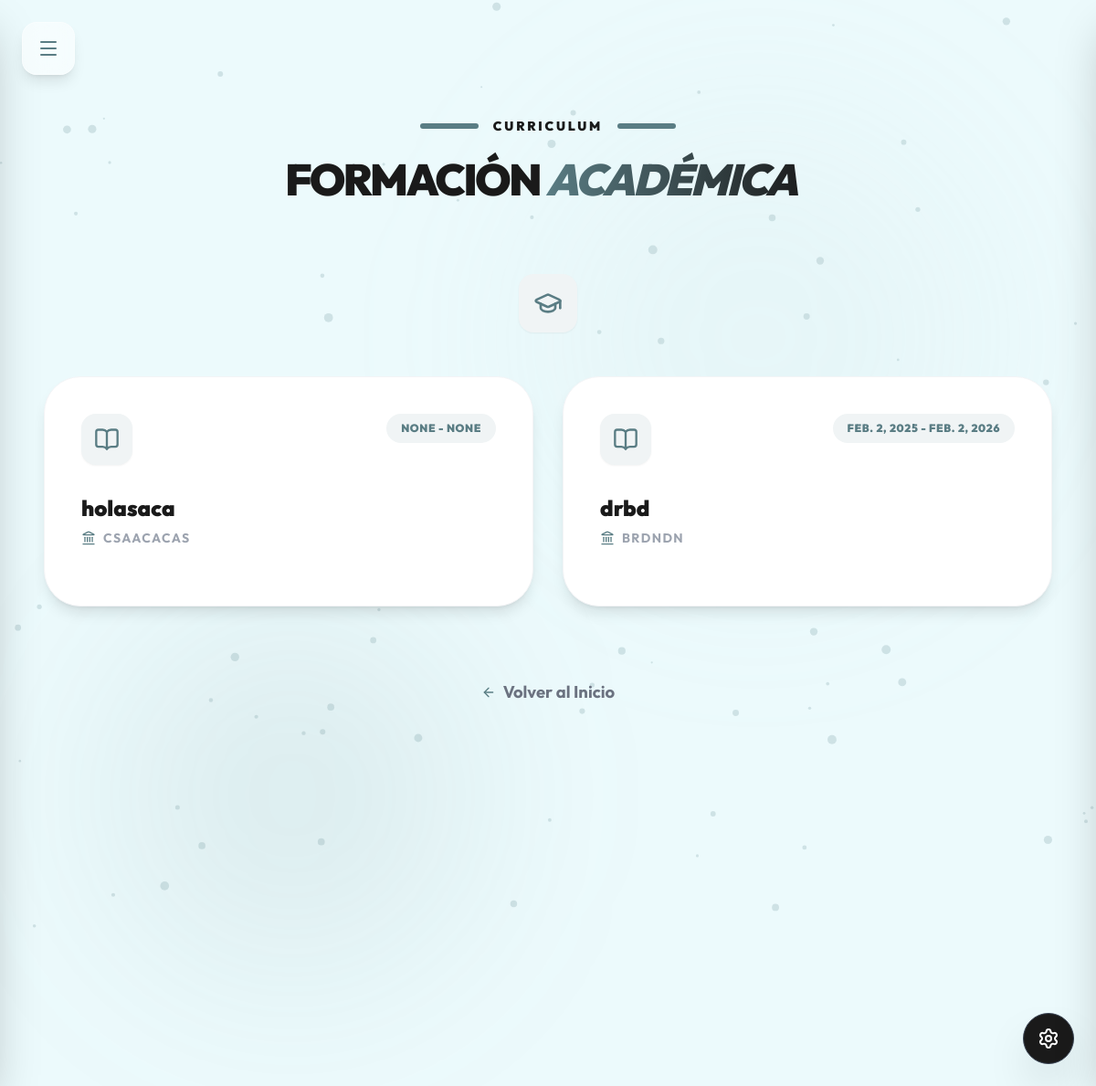
The page /educacion/ on the database its author committed.
### curriculum/models.py (models this page shows, shortened)
class EstudioRealizado(models.Model):
    titulo = models.CharField(max_length=200)
    institucion = models.CharField(max_length=200)
    descripcion = models.TextField(null=True, blank=True, verbose_name="Descripción / Logros")
    fecha_inicio = models.DateField()
    fecha_fin = models.DateField(null=True, blank=True, help_text="Dejar vacío si sigues estudiando")
    archivo = models.FileField(
        upload_to='proyectos/archivos/',
        null=True,
        blank=True,
        validators=[FileExtensionValidator(allowed_extensions=['pdf', 'jpg', 'jpeg', 'png'])],
        help_text="Sube documentación o capturas (Formatos permitidos: PDF, JPG, JPEG, PNG)",
        verbose_name="Archivo o Evidencia"
    )
    visible = models.BooleanField(default=True)
    class Meta:
        verbose_name_plural = "Estudios Realizados"
        ordering = ['-fecha_fin']

### curriculum/views.py (the view)
# urls.py: path('educacion/', views.educacion, name='educacion'),
def educacion(request):
    return render(request, 'curriculum/educacion.html', {'perfil': DatosPersonales.objects.first(), 'educacion': EstudioRealizado.objects.all()})

### curriculum/templates/curriculum/educacion.html (shortened to what this page needs)
{% extends 'curriculum/base.html' %}
{% load static %}
{% block content %}
<div class="min-h-screen py-20 relative z-10">
    <div class="fixed top-0 left-0 w-full h-full overflow-hidden -z-10 pointer-events-none">
        <div class="absolute top-[10%] right-[10%] w-[500px] h-[500px] bg-[#BBD2D6]/10 blur-[100px] rounded-full"></div>
        <div class="absolute bottom-[10%] left-[10%] w-[400px] h-[400px] bg-[#5A7D84]/10 blur-[100px] rounded-full"></div>
    </div>
    <div class="max-w-6xl mx-auto px-6">
        <div class="text-center mb-20 fade-in">
            <div class="flex items-center justify-center gap-4 mb-6">
                <div class="h-1.5 w-16 bg-[#BBD2D6] rounded-full"></div>
                <span class="text-gray-400 font-black tracking-[0.2em] text-sm uppercase">Curriculum</span>
                <div class="h-1.5 w-16 bg-[#BBD2D6] rounded-full"></div>
            </div>
            <h1 class="text-4xl md:text-5xl font-black text-[#1a1a1a] mb-6 tracking-tighter">
                FORMACIÓN <span class="text-transparent bg-clip-text bg-gradient-to-r from-[#5A7D84] to-[#1a1a1a] italic pr-4">ACADÉMICA</span>
            </h1>
        </div>
        <div class="mb-12">
            <div class="flex justify-center mb-12">
                <span class="w-16 h-16 rounded-2xl bg-[#F0F4F5] flex items-center justify-center text-[#5A7D84] shadow-sm">
                    <i data-lucide="graduation-cap" class="w-8 h-8"></i>
                </span>
            </div>
            <div class="grid md:grid-cols-2 lg:grid-cols-2 gap-8">
                {% for edu in educacion %}
                <article class="bg-white p-10 rounded-[2.5rem] shadow-lg border border-gray-100 hover:shadow-2xl transition-all duration-500 hover:-translate-y-2 group h-full flex flex-col relative overflow-hidden">
                    <div class="flex justify-between items-start mb-8">
                        <div class="w-14 h-14 bg-[#F0F4F5] rounded-2xl flex items-center justify-center text-[#5A7D84] group-hover:bg-[#5A7D84] group-hover:text-white transition-colors duration-500 shadow-sm">
                            <i data-lucide="book-open" class="w-7 h-7"></i>
                        </div>
                        <span class="text-xs font-black text-[#5A7D84] bg-[#F0F4F5] px-4 py-2 rounded-full uppercase tracking-wider">
                            {{ edu.fecha_inicio }} - {{ edu.fecha_fin }}
                        </span>
                    </div>
                    <h3 class="text-2xl font-black text-[#1a1a1a] mb-2 leading-tight group-hover:text-[#5A7D84] transition-colors">
                        {{ edu.titulo }}
                    </h3>
                    <p class="text-gray-400 font-bold text-sm uppercase tracking-[0.1em] mb-6 flex items-center gap-2">
                        <i data-lucide="landmark" class="w-4 h-4"></i> {{ edu.institucion }}
                    </p>
                </article>
                {% endfor %}
            </div>
        </div>
        <div class="mt-20 text-center">
            <a href="{% url 'inicio' %}" class="inline-flex items-center gap-2 text-gray-500 hover:text-[#5A7D84] font-bold transition-colors">
                <i data-lucide="arrow-left" class="w-4 h-4"></i> Volver al Inicio
            </a>
        </div>
    </div>
</div>
{% endblock %}

### curriculum/templates/curriculum/base.html (style rules this page uses)
:root { --primary-color: #5A7D84; --secondary-color: #BBD2D6; --bg-color: rgb(236, 250, 252); --icon-color: #5A7D84; --gradient-start: #5A7D84; --gradient-end: #1a1a1a; --sidebar-bg: rgba(187, 210, 214, 0.98); --card-titles-color: #1a1a1a; --card-bg: #ffffff; --card-shadow: 0 10px 15px -3px rgb(0 0 0 / 0.1), 0 4px 6px -4px rgb(0 0 0 / 0.1); --card-border-width: 1px; }
body { font-family: 'Outfit', sans-serif; background-color: var(--bg-color); color: #1a1a1a; margin: 0; font-size: 115%; transition: background-color 0.5s ease; }
.fade-in { animation: fadeIn 0.8s ease-out forwards; }
main .bg-white h3 { color: var(--card-titles-color) !important; }
main span.tracking-\[0\.2em\].uppercase { color: var(--card-titles-color) !important; }
main div.h-2.w-24.bg-\[\#BBD2D6\], main div.h-1\.5.w-16.bg-\[\#BBD2D6\] { background-color: var(--primary-color) !important; }
.text-\[\#5A7D84\] { color: var(--primary-color) !important; }
.bg-\[\#BBD2D6\] { background-color: var(--secondary-color) !important; }
.bg-gradient-to-r { background-image: linear-gradient(to right, var(--gradient-start), var(--gradient-end)) !important; }
body:not(.rgb-icons) svg.lucide { stroke: var(--icon-color) !important; transition: all 0.3s ease; }

### rows shown on the page
EstudioRealizado: fecha_inicio "NONE", fecha_fin "NONE", titulo "holasaca", institucion "CSAACACAS"
EstudioRealizado: fecha_inicio "FEB. 2, 2025", fecha_fin "FEB. 2, 2026", titulo "drbd", institucion "BRDNDN"
